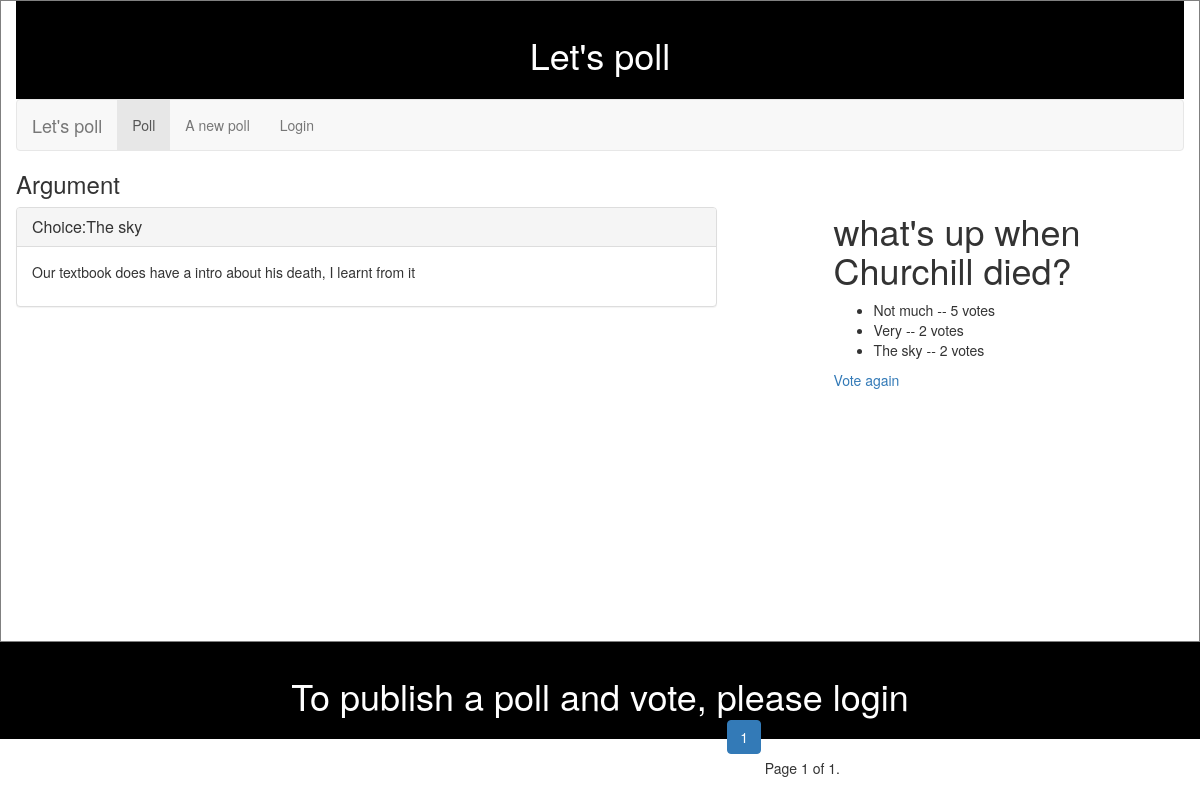
Page /poll/1/results/ on the committed database.
### poll/models.py (models this page shows, shortened)
class Question(models.Model):
    question_text = models.CharField(max_length=100)
    pub_date = models.DateTimeField('data published')
    topic = models.CharField(max_length=20, default="other")
    limit_of_voters = models.IntegerField(default=0)
    launcher = models.CharField(max_length=20, default="Liwei")
    def was_published_recently(self):
        return self.pub_date >= timezone.now() - datetime.timedelta(days=1)
    was_published_recently.short_description = 'Published recently?'

class Choice(models.Model):
    question = models.ForeignKey(Question, on_delete=models.CASCADE)
    choice_text = models.CharField(max_length=200)
    votes = models.IntegerField(default=0)

class Reason(models.Model):
    question = models.ForeignKey(Question, on_delete=models.CASCADE)
    reason_text = models.CharField(max_length=400, default="None")
    choice = models.CharField(max_length=100)

### poll/views.py (the view)
# urls.py: url(r'^(?P<question_id>[0-9]+)/results/$', views.results, name='results'),
def results(request, question_id):
    question = get_object_or_404(Question, pk=question_id)
    arguments = question.reason_set.all()
    pages = Paginator(arguments, 3)
    page = request.GET.get('page', '1')
    argument = pages.page(page)
    return render(request, 'poll/results.html', {'question': question, 'arguments':argument})

### poll/templates/poll/results.html (shortened to what this page needs)
{% extends 'poll/base.html' %}
{% block content %}
<div class = "side">
    <h1>{{ question.question_text }}</h1>
<ul>
{% for choice in question.choice_set.all %}
    <li>{{ choice.choice_text }} -- {{ choice.votes }} vote{{ choice.votes|pluralize }}</li>
{% endfor %}
</ul>
    <a href="{% url 'poll:index' %}">Vote again</a>
</div>
<h3>Argument</h3>
    {% for reason in question.reason_set.all %}
        <div class="panel panel-default" style="max-height: 100px ;width: 60%">
            <div class="panel-heading">
                <h3 class="panel-title">
                    Choice:{{ reason.choice }}
		        </h3>
	        </div>
            <div class="panel-body" >
                {{ reason.reason_text }}
            </div>
        </div>
{% endfor %}
<div class="pagination" style="position: absolute; top:85%; right:30%" >
<ul class="pagination">
    {% for i in arguments.paginator.page_range %}
        {% if arguments.number == i %}
             <li class="active"><a href="?page={{ i }}">{{ i }}</a></li>
        {% else %}
        <li><a href="?page={{ i }}">{{ i }}</a></li>
        {% endif %}
    {% endfor %}
</ul>
 <span class="current">
            Page {{ arguments.number }} of {{ arguments.paginator.num_pages }}.
 </span>
</div>
{% endblock %}

### poll/templates/poll/base.html (style rules this page uses)
div.side { height: 450px; float: right; width: 30%; margin: 10px; padding: 10px; }

### rows in the picture
Question: question_text "what's up when Churchill died?"
Choice: choice_text "Not much", votes "5"
Choice: choice_text "Very", votes "2"
Choice: choice_text "The sky", votes "2"
Reason: choice "The sky", reason_text "Our textbook does have a intro about his death, I learnt from it"

### other values in the picture
{{ i }} "1"
{{ arguments.number }} "1"
{{ arguments.paginator.num_pages }} "1"
